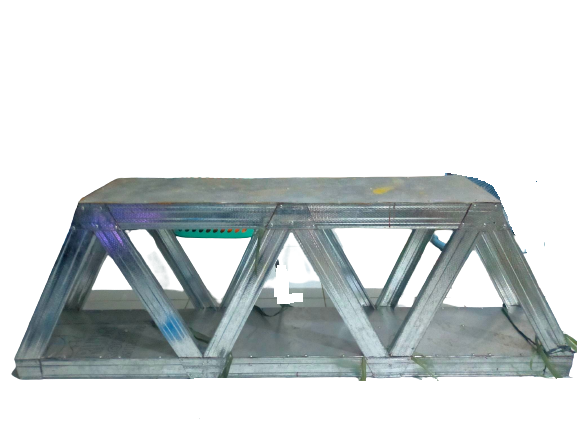
%> input picture bridge2-removebg-preview.png, 577 x 433 px
$ octave try_test.m   (GNU Octave 9; MATLAB toolbox functions it lacks are replaced by stand-ins)
%> lines starting %> are read from the running program, lines starting %| are printed output that depends on the picture; in (x1, y1, x2, y2) boxes, pixels count from 0 and x2, y2 are one past the last pixel; in counts of white or black regions, pixels touching at a corner belong together; the program's own positions count from 1
RGB = imread("bridge2-removebg-preview.png");
%> RGB is the input picture: size 433x577x3 uint8; mean R, G, B 208.1, 213.2, 213.9
imshow(RGB)

% You can obtain the coordinates of the rectangular region using
% pixel information displayed by imtool
start_row = 34;
start_col = 208;

cropRGB = RGB(start_row:373,start_col:400,:);
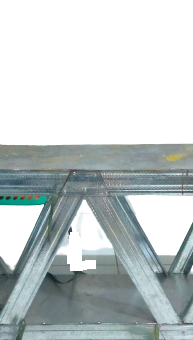
%> cropRGB: size 340x193x3 uint8; mean R, G, B 194.9, 202.6, 203
imshow(cropRGB)

% Store (X,Y) offsets for later use; subtract 1 so that each offset will
% correspond to the last pixel before the region of interest
offsetX = start_col-1;
offsetY = start_row-1;

I = rgb2gray(cropRGB);
BW = imbinarize(I);
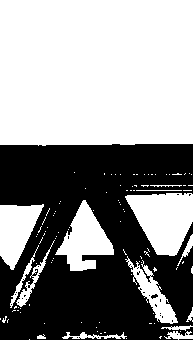
%> BW: size 340x193 logical; 56.9% white; 27 black regions (25 under 20 px), largest, box (x1, y1, x2, y2) and area: (0, 144, 193, 340) 28204, (151, 294, 158, 299) 21
BW = ~BW;
imshow(BW)

dim = size(BW);
%> dim = [340 193]

% Horizontal beam
col1 = 4;
row1 = find(BW(:,col1), 1);
%> row1 = 146

% Angled beam
row2 = 12;
col2 = find(BW(row2,:), 1);
%> col2 = []

boundary1 = bwtraceboundary(BW,[row1, col1],"N",8,70);
%> boundary1 = 70 rows, first 12: [146 4; 146 5; 146 6; 146 7; 146 8; 146 9; 146 10; 146 11; 146 12; 146 13; 146 14; 146 15]

% Set the search direction to counterclockwise, in order to trace downward
%> (the run ends here)
